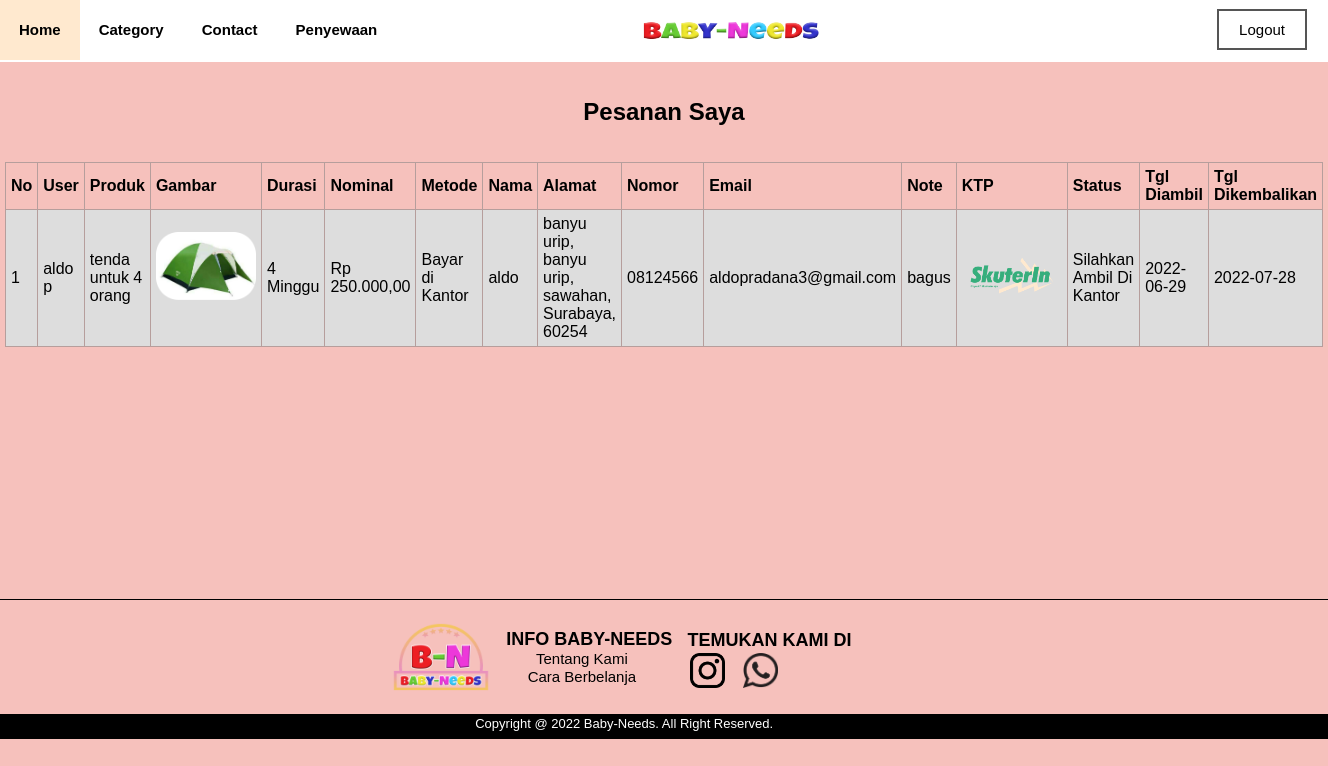
The app's page /pesanan.php (signed in) with its own data.
### tables this page shows
CREATE TABLE `transaksi` (
  `id` int(20) NOT NULL,
  `id_user` int(20) NOT NULL,
  `id_produk` int(20) NOT NULL,
  `tipe` varchar(20) NOT NULL,
  `amount` int(20) NOT NULL,
  `metode` varchar(30) NOT NULL,
  `nama` varchar(255) NOT NULL,
  `alamat` varchar(500) NOT NULL,
  `nomor` varchar(20) NOT NULL,
  `email` varchar(50) NOT NULL,
  `note` varchar(255) DEFAULT NULL,
  `ktp` varchar(50) NOT NULL,
  `status` varchar(30) NOT NULL,
  `tgl_diambil` date DEFAULT NULL,
  `tgl_dikembalikan` date DEFAULT NULL
);

CREATE TABLE `user` (
  `id` int(11) NOT NULL,
  `nama` varchar(50) NOT NULL,
  `alamat` varchar(100) NOT NULL,
  `nohp` varchar(50) NOT NULL,
  `email` varchar(100) NOT NULL,
  `password` varchar(100) NOT NULL
);

CREATE TABLE `produk` (
  `id_produk` int(10) NOT NULL,
  `kategori` varchar(50) NOT NULL,
  `nama` varchar(50) NOT NULL,
  `harga` int(50) NOT NULL,
  `foto` varchar(100) NOT NULL,
  `stok` int(10) NOT NULL,
  `tanggal_upload` timestamp NOT NULL DEFAULT current_timestamp(),
  `deskripsi1` text NOT NULL
);

### pesanan.php (the view, shortened to what this page needs)
<!DOCTYPE html>
<html>
<head>
</head>
<body>
<?php
    include('koneksi.php');
    $nomor = 1;
?>
<?php include('header.php');?>
<br><br>
<h2 style="text-align: center;">Pesanan Saya</h2>
<br><br>
<table>
  <tr>
    <th>No</th>
    <th>User</th>
    <th>Produk</th>
    <th>Gambar</th>
    <th>Durasi</th>
    <th>Nominal</th>
    <th>Metode</th>
    <th>Nama</th>
    <th>Alamat</th>
    <th>Nomor</th>
    <th>Email</th>
    <th>Note</th>
    <th>KTP</th>
    <th>Status</th>
    <th>Tgl Diambil</th>
    <th>Tgl Dikembalikan</th>
  </tr>
  <?php
      function rupiah($angka)
        {
            $hasil_rupiah = "Rp " . number_format($angka, 2, ",", ".");
            return $hasil_rupiah;
        }
    $id_user = $_SESSION['id'];
    $query = "SELECT * FROM transaksi WHERE id_user='$id_user'";
    $result = mysqli_query($koneksi,$query);
    while($row = mysqli_fetch_array($result)){
    $product_id = $row['id_produk'];
    $quer = "SELECT * FROM produk WHERE id_produk = '$product_id'";
    $data = $koneksi->query($quer)->fetch_assoc();
    $id_user = $row['id_user'];
    $quer_user = "SELECT * FROM user WHERE id = '$id_user'";
    $data_user = $koneksi->query($quer_user)->fetch_assoc();
    ?>
    <tr>
        <td><?php echo $nomor++; ?></td>
        <td><?php echo $data_user['nama']; ?></td>
        <td><?php echo $data['nama']; ?></td>
        <td><img src="admin/produk/<?php echo $data['foto']; ?>" style="width: 100px; padding-bottom: 20px;"></td>
        <td><?php echo $row['tipe']; ?></td>
        <td><?php echo rupiah($row['amount']); ?></td>
        <td><?php echo $row['metode']; ?></td>
        <td><?php echo $row['nama']; ?></td>
        <td><?php echo $row['alamat']; ?></td>
        <td><?php echo $row['nomor']; ?></td>
        <td><?php echo $row['email']; ?></td>
        <td><?php echo $row['note']; ?></td>
        <td><img src="uploads/<?php echo $row['ktp']; ?>" width="100px"></td>
        <td><?php echo $row['status']; ?></td>
        <td><?php echo $row['tgl_diambil']; ?></td>
        <td><?php echo $row['tgl_dikembalikan']; ?></td>
    </tr>
    <?php
    }
    ?>
</table>
<br><br><br><br><br><br><br><br><br><br><br><br><br><br>
<section id="footer">
<?php include('footer.php');?>
</section>
</body>
</html>

### style/styleheader.css (style rules this page uses)
* { text-decoration: none; margin: 0px; padding: 0px; }
body { margin: 0px; padding: 0px; background: #f6c1bc; font-family: Sans-serif; }

### pesanan.php (style rules this page uses)
table { font-family: arial, sans-serif; border-collapse: collapse; width: 70%; margin-right: auto; margin-left: auto; }
td, th { border: 1px solid #b69e9c; text-align: left; padding: 5px; }
tr:nth-child(even) { background-color: #dddddd; }

### records on screen
transaksi: id_user.nama "aldo p", id_produk.nama "tenda untuk 4 orang", id_produk.foto (picture), tipe "4 Minggu", amount "Rp 250.000,00", metode "Bayar di Kantor", nama "aldo", alamat "banyu urip, banyu urip, sawahan, Surabaya, 60254", nomor "08124566", email "aldopradana3@gmail.com", note "bagus", ktp (picture), status "Silahkan Ambil Di Kantor", tgl_diambil "2022-06-29", tgl_dikembalikan "2022-07-28"
